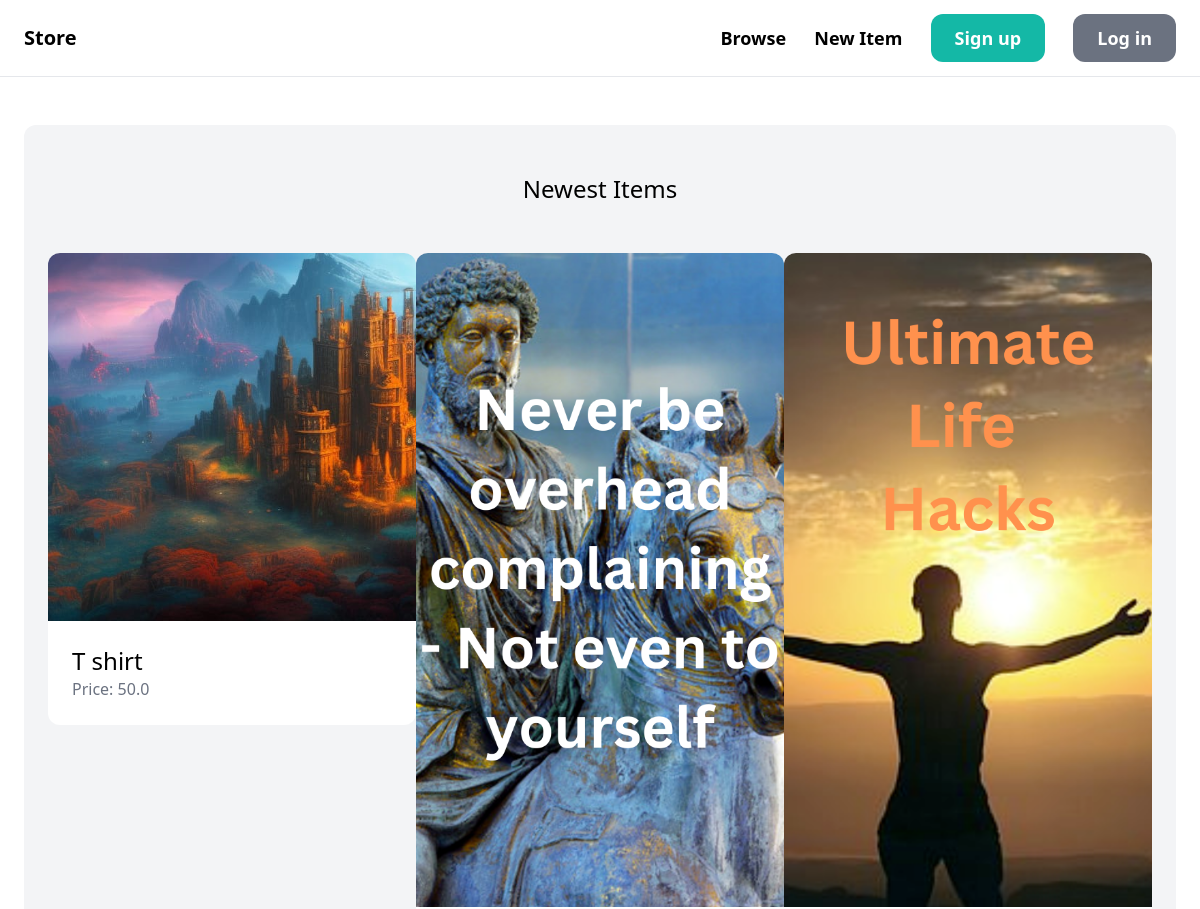
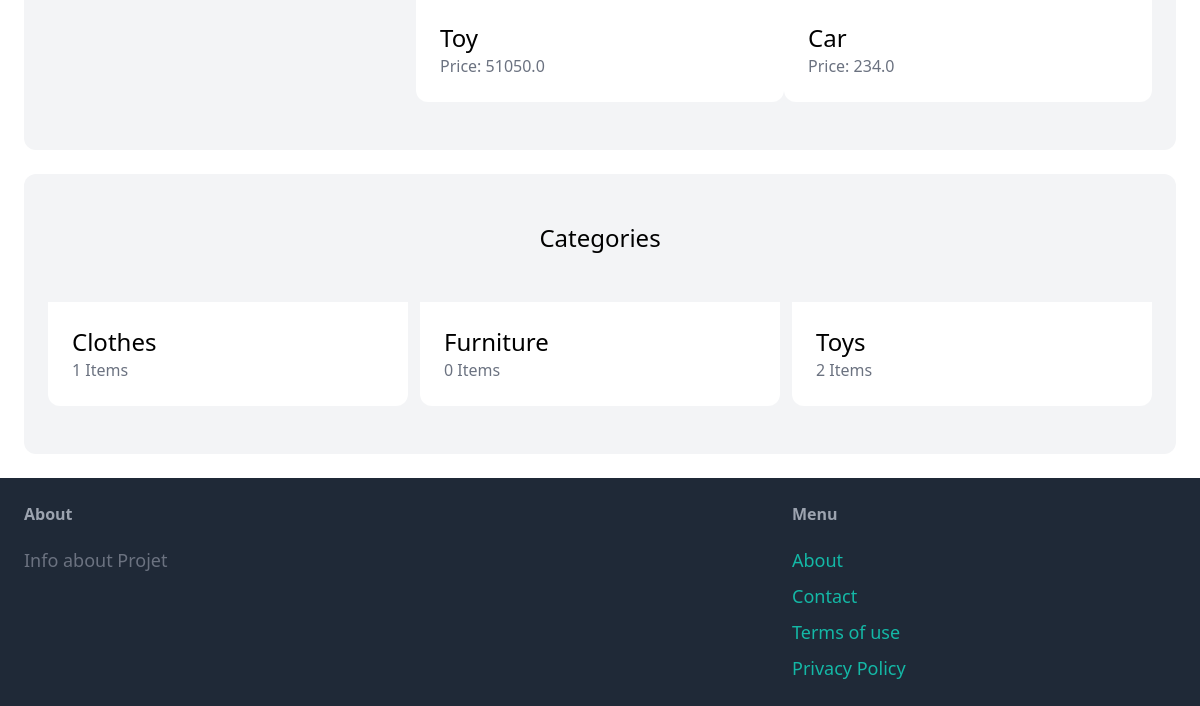
Before: / with the older database file (2 pictures, top to bottom).
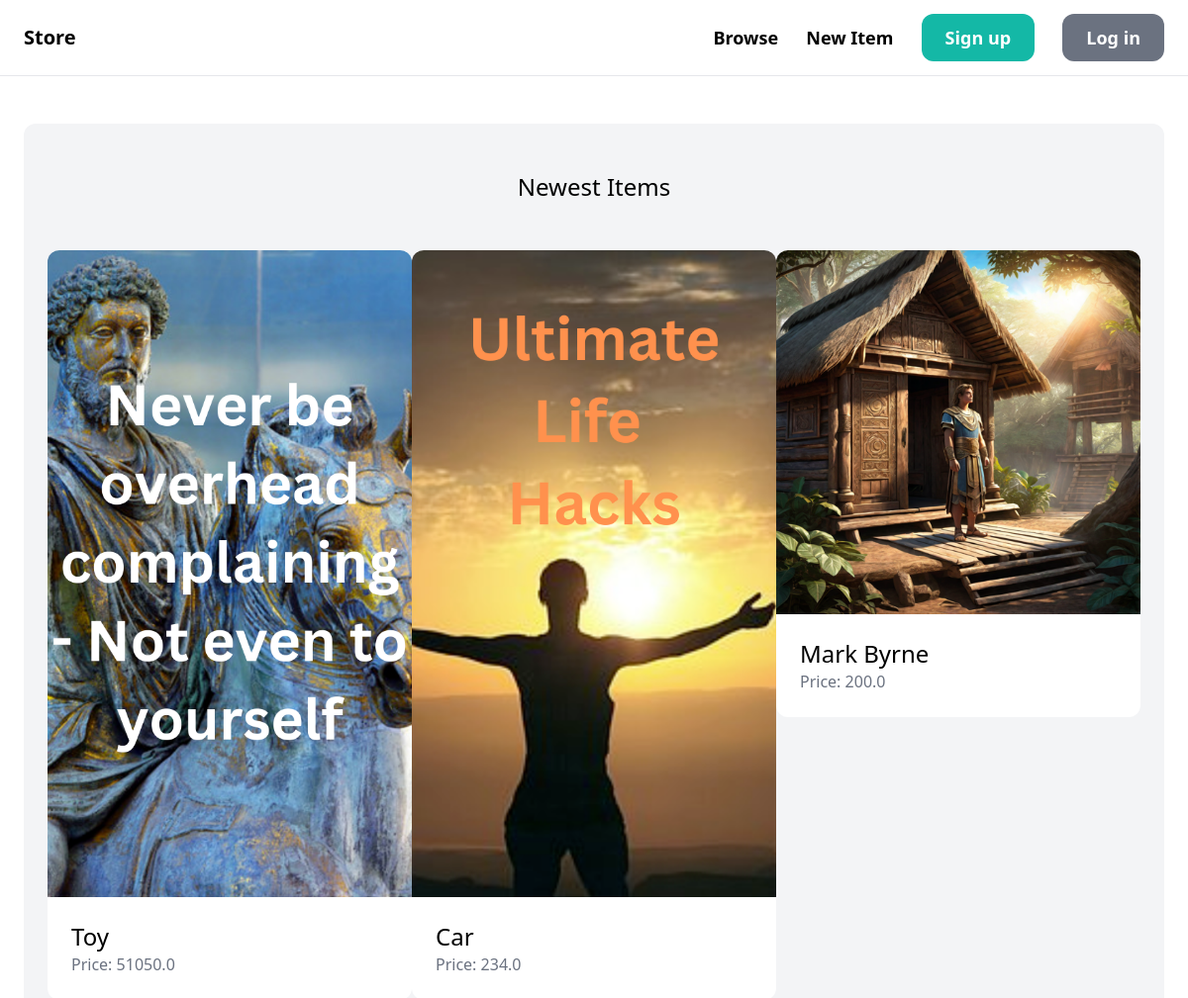
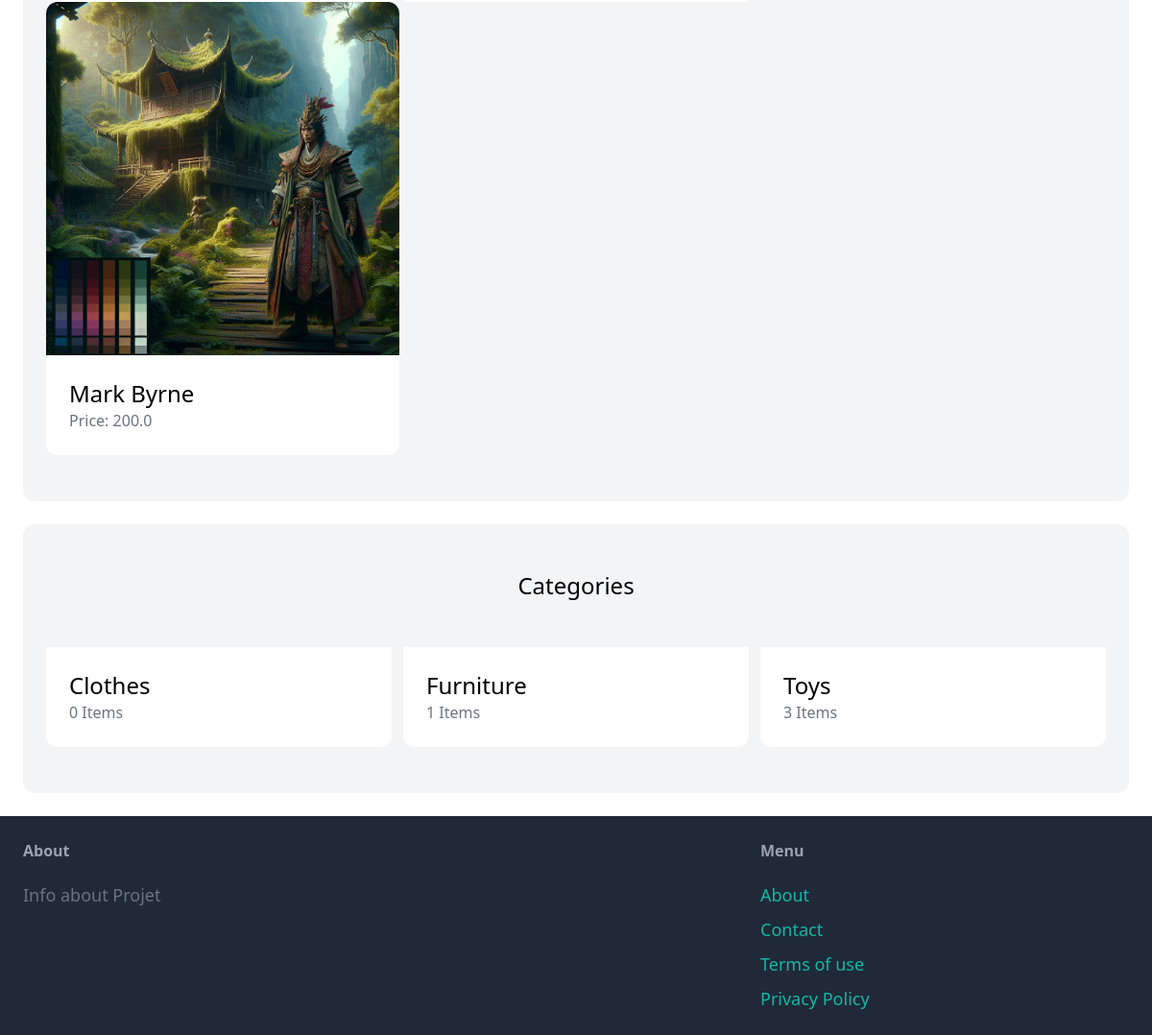
After: the same page with the newer database file (2 pictures, top to bottom).
### item/models.py (models this page shows, shortened)
class Item(models.Model):
    category= models.ForeignKey(Category, related_name='items', on_delete=models.CASCADE)
    name = models.CharField(max_length=255)
    description = models.TextField(blank=True, null=True)
    price = models.FloatField()
    image = models.ImageField(upload_to='item_images', blank=True, null=True)
    is_sold = models.BooleanField(default=False)
    created_by = models.ForeignKey(User, related_name='items', on_delete=models.CASCADE)
    created_at = models.DateTimeField(auto_now_add=True)

class Category(models.Model):
    name = models.CharField(max_length=255)
    class Meta:
        ordering = ('name',)
        verbose_name_plural = 'Categories'

### core/views.py (the view)
# urls.py: path('', views.index, name='index'),
def index(request):
    items = Item.objects.filter(is_sold=False)[0:6]
    categories = Category.objects.all()
    return render(request, 'core/index.html',{
        'categories' : categories,
        'items' : items,
    })

### core/templates/core/index.html (shortened to what this page needs)
{% extends 'core/base.html' %}
{% block content %}
<div class="mt-6 px-6 py-12 bg-gray-100 rounded-xl">
    <h2 class="mb-12 text-2xl text-center">Newest Items</h2>
    <div class="grid grid-cols-3 gape-3">
        {% for item in items %}
        <div>
            <a href="{% url 'item:detail' item.id %}">
                <div>
                    <img src="{{ item.image.url }}" class="rounded-t-xl">
                </div>
                <div class="p-6 bg-white rounded-b-xl">
                    <h2 class="text-2xl">{{ item.name }}</h2>
                    <p class="text-gray-500">Price: {{ item.price }}</p>
                </div>
            </a>
        </div>
        {% endfor %}
    </div>
</div>
<div class="mt-6 px-6 py-12 bg-gray-100 rounded-xl">
    <h2 class="mb-12 text-2xl text-center">Categories</h2>
    <div class="grid grid-cols-3 gap-3">
        {% for category in categories %}
        <div>
            <a href="">
                <div class="p-6 bg-white rounded-b-xl">
                    <h2 class="text-2xl">{{ category.name }}</h2>
                    <p class="text-gray-500">{{ category.items.count }} Items</p>
                </div>
            </a>
        </div>
        {% endfor %}
    </div>
</div>
{% endblock %}

Changed rows visible on the page:
removed Item: image (picture), name "T shirt", price "50.0"
added Item: image (picture), name "Mark Byrne", price "200.0"
added Item: image (picture), name "Mark Byrne", price "200.0"
computed for Category "Clothes": items.count "1" → "0"
computed for Category "Furniture": items.count "0" → "1"
computed for Category "Toys": items.count "2" → "3"
